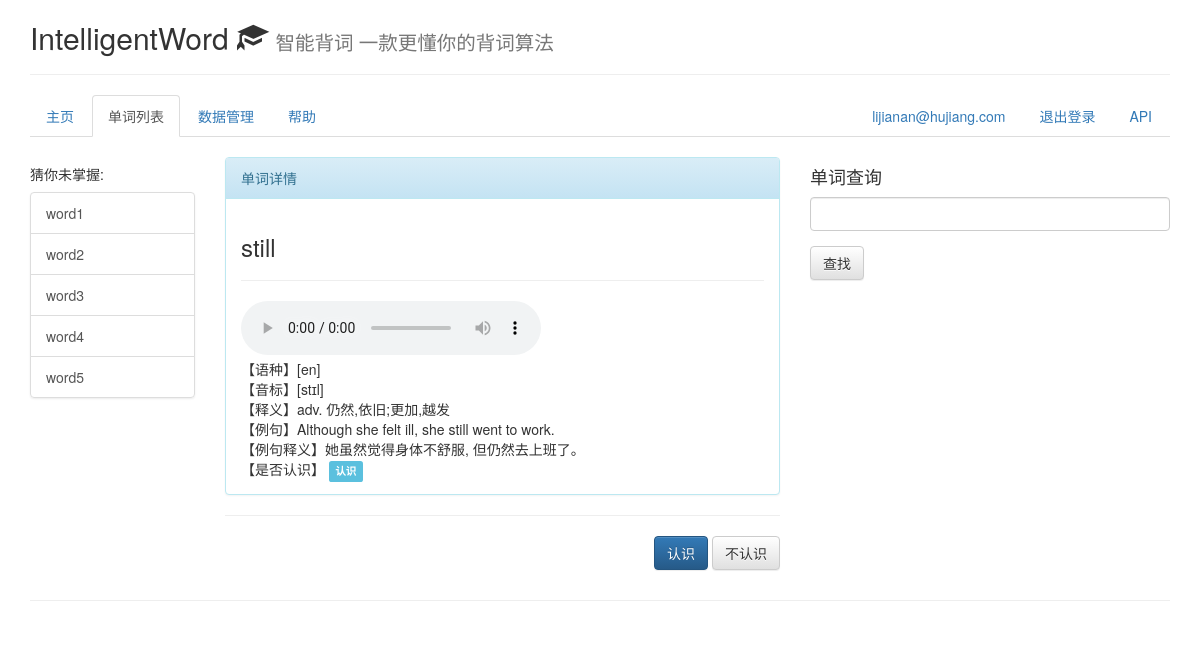
/iw/mark/word_detail/6/ (signed in), run on the app's committed database.
### iw/models.py (models this page shows, shortened)
class Word(models.Model):
    user = models.ForeignKey(User)
    fromLang = models.CharField(max_length=5)
    toLang = models.CharField(max_length=5)
    definition = models.CharField(max_length=100, blank=True, default='')
    phonetic = models.CharField(max_length=100, blank=True, default='')
    word = models.CharField(max_length=100, blank=True, default='')
    audio = models.CharField(max_length=100, blank=True, default='')
    sentence = models.CharField(max_length=200, blank=True, default='')
    trans = models.CharField(max_length=200, blank=True, default='')
    is_known = models.IntegerField(default=0)
    mark_time = models.FloatField(max_length=20, default=get_now_time())
    objects = WordManager()
    class Meta:
        ordering = ('word',)

### iw/views/mark.py (the view)
# urls.py: url(r'^mark/word_detail/(?P<word_id>[0-9]+)/', mark.word_detail, name="word_detail"),
@login_required(login_url="/iw/login/")
def word_detail(request,word_id):
    word = Word.objects.get_word(word_id)
    return render(request, 'mark.html', {
        "word":word
    })

### iw/models.py (called while the page is built)
    def get_word(self, word_id):
        return self.get(id=word_id)

### iw/templates/mark.html (shortened to what this page needs)
{% extends "base.html" %}
{% block nav %}
<li>
    <a href="/iw/index">主页</a>
</li>
<li class="active">
    <a href="/iw/mark/word_list/">单词列表</a>
</li>
<li>
    <a href="/iw/data/">数据管理</a>
</li>
<li>
    <a href="/iw/help/">帮助</a>
</li>
{% endblock %}
{% block content %}
<div class="panel panel-info">
    <div class="panel-heading">单词详情</div>
    <div class="panel-body">
        <h3>{{word.word}}</h3>
        <hr/>
        {% if word.audio %}
            <audio src="{{word.audio}}" controls="controls">
            </audio>
        {% endif %}
        {% if word.fromLang %}
            <br/>
            【语种】[{{word.fromLang}}]
        {% endif %}
        {% if word.phonetic %}
            <br/>
            【音标】[{{word.phonetic}}]
        {% endif %}
        {% if word.definition %}
            <br/>
            【释义】{{word.definition}}
        {% endif %}
        {% if word.sentence %}
            <br/>
            【例句】{{word.sentence}}
            <br/>
            【例句释义】{{word.trans}}
        {% endif %}
        <br/>
        【是否认识】
        {% if word.is_known == 0 %}
        <span class="label label-default">未设置</span>
        {% elif word.is_known == 1 %}
        <span class="label label-info">认识</span>
        {% elif word.is_known == 2 %}
        <span class="label label-warning">不认识</span>
        {% endif %}
    </div>
</div>
<hr/>
<p align="right">
  <a href="/iw/mark/mark_is_known/{{word.id}}/1" type="button" class="btn btn-primary" role="button">认识</a>
  <a href="/iw/mark/mark_is_known/{{word.id}}/2" type="button" class="btn btn-default" role="button">不认识</a>
</p>
{% endblock %}

### iw/templates/base.html (shortened to what this page needs)
<!DOCTYPE html>
<html lang="en">
<head>
    {% load staticfiles %}
    <link rel="stylesheet" href="https://cdn.bootcss.com/bootstrap/3.3.7/css/bootstrap.min.css">
    <link rel="stylesheet" href="https://cdn.bootcss.com/bootstrap/3.3.7/css/bootstrap-theme.min.css">
</head>
<body>
<div class="container">
	<div class="row clearfix">
		<div class="col-md-12 column">
			<div id="header">
				<div class="logo">
					<h2>IntelligentWord <span class="glyphicon glyphicon-education" aria-hidden="true"></span> <small> 智能背词 一款更懂你的背词算法</small></h2>
					<hr>
				</div>
			</div>
			<div class="row clearfix">
				<div class="col-md-12 column">
                    <ul class="nav nav-tabs nofollow">
				{% block nav %}{% endblock %}
                <li class="pull-right">
					 <a rel="nofollow" href="/iw/api/" >API</a>
				</li>
				{% if user.id %}
				<li class="pull-right">
					<a rel="nofollow" href="{% url 'user_logout' %}" >退出登录</a>
				</li>
				<li class="pull-right">
					{% if user %}
						<a rel="nofollow" href="#" >
						{% if user.email %}
							{{user.email}}
						{% else %}
							{{user}}
						{% endif %}
						</a>
					{% endif %}
				</li>
				{% endif%}
			</ul>
				</div>
			</div>
			<br/>
			<div class="row clearfix">
				<div class="col-md-2 column">
					<h5 class="nofollow">
						猜你未掌握:
					</h5>
					<div class="list-group">
					  <button type="button" class="list-group-item">word1</button>
					  <button type="button" class="list-group-item">word2</button>
					  <button type="button" class="list-group-item">word3</button>
					  <button type="button" class="list-group-item">word4</button>
					  <button type="button" class="list-group-item">word5</button>
					</div>
				</div>
				<div class="col-md-6 column">
                    {% block content %} {% endblock %}
				</div>
				<div class="col-md-4 column">
					<h4 class="nofollow">
						单词查询
					</h4>
                    <form role="form" method="get" action="/iw/api/words">
                        <div class="form-group">
                            <input class="form-control" type="text" name="search"/>
                        </div>
                        <button type="submit" class="btn btn-default">查找</button>
                    </form>
				</div>
			</div>
            <div class="row clearfix">
				<div class="col-md-12 column">
					<hr/>
				</div>
			</div>
		</div>
	</div>
</div>
</body>
</html>

### data on the page
Word: word "still", fromLang "en", phonetic "stɪl", definition "adv. 仍然,依旧;更加,越发", sentence "Although she felt ill, she still went to work.", trans "她虽然觉得身体不舒服, 但仍然去上班了。"

### other printed values
{{ user.email }} "lijianan@hujiang.com"
